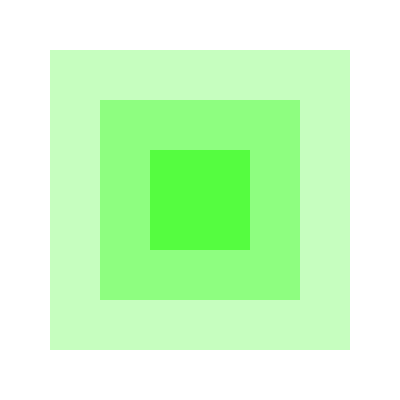
Frame 1 (no input)
Frame 60 (the mouse pressed at the canvas centre just before this capture): identical to frame 1, image omitted
Frame 120 (the mouse held since frame 60 and released just before this capture): identical to frame 1, image omitted

The Processing sketch that drew this single still picture (run headless with seeded random() and noise(); from frame 60 on, the mouse is pressed at the canvas centre):

// Processing sketch: processing_54385
// ── processing_54385.pde

// Luke Diamantopoulos, Problem set 1, Question 6
int d = 35;

void setup() {
  size (400,400);
  background (#030303);
  noStroke ();
}
  
  void draw() {
  float spacing = height/50; 
    
  color from = color(#FFFFFF);
color to = color(#1CFC00);
color interA = lerpColor(from, to, .25);
color interB = lerpColor(from, to, .50);
color interC = lerpColor(from, to, .75);

    fill (from);
    rect (0, 0, 400, 400); // leftout
  
  
fill (interA);
rect (50, 50, 300, 300); // black left middle

fill (interB);
rect (100, 100, 200, 200); //  left inside middle


fill (interC);
rect (150, 150, 100, 100); // middle left

    }
